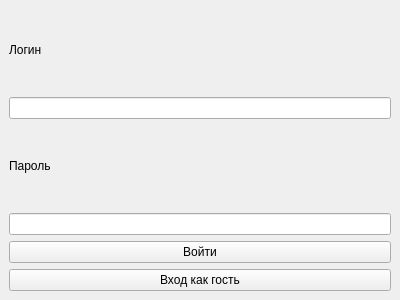
<?xml version="1.0" encoding="UTF-8"?>
<ui version="4.0">
 <class>LoginWindow</class>
 <widget class="QMainWindow" name="LoginWindow">
  <property name="geometry">
   <rect>
    <x>0</x>
    <y>0</y>
    <width>400</width>
    <height>300</height>
   </rect>
  </property>
  <property name="windowTitle">
   <string>Вход в систему</string>
  </property>
  <widget class="QWidget" name="centralwidget">
   <layout class="QVBoxLayout" name="verticalLayout">
    <item>
     <widget class="QLabel" name="label_login">
      <property name="text">
       <string>Логин</string>
      </property>
     </widget>
    </item>
    <item>
     <widget class="QLineEdit" name="username_input"/>
    </item>
    <item>
     <widget class="QLabel" name="label_pass">
      <property name="text">
       <string>Пароль</string>
      </property>
     </widget>
    </item>
    <item>
     <widget class="QLineEdit" name="password_input">
      <property name="echoMode">
       <enum>QLineEdit::Password</enum>
      </property>
     </widget>
    </item>
    <item>
     <widget class="QPushButton" name="login_button">
      <property name="text">
       <string>Войти</string>
      </property>
     </widget>
    </item>
    <item>
     <widget class="QPushButton" name="guest_button">
      <property name="text">
       <string>Вход как гость</string>
      </property>
     </widget>
    </item>
   </layout>
  </widget>
 </widget>
 <resources/>
 <connections/>
</ui>
